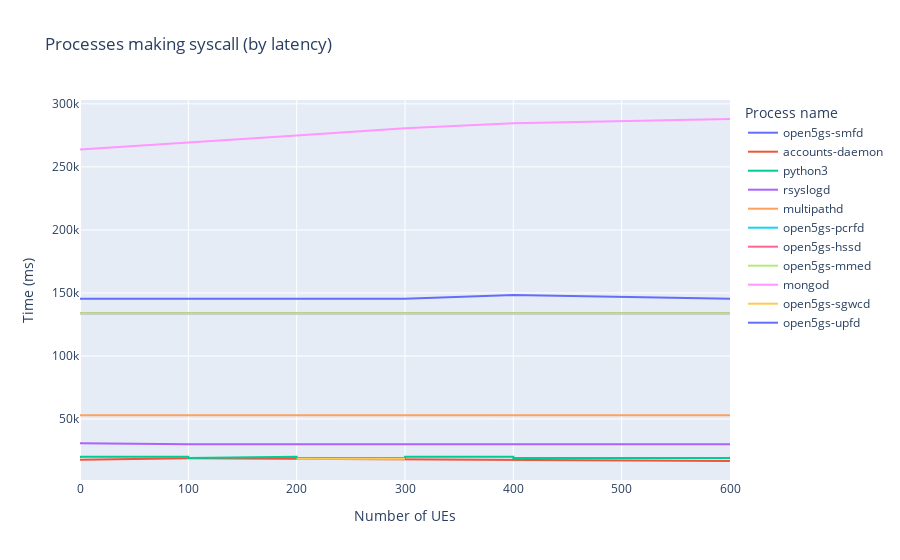
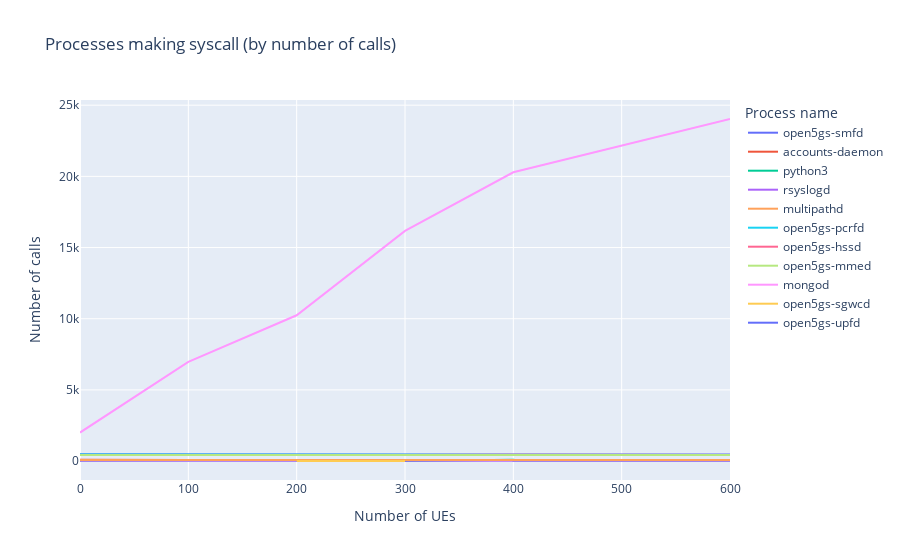

The notebook cell these images were saved under, in order:
### Code cell
sysprocess_df = spark.read.option("basePath", basePath).json(
f"{basePath}/ues=*/tool=sysprocess")
sysprocess_fig = px.line(sysprocess_df.toPandas().sort_values('ues'),
                x="ues", y="time (ms)", color="comm",
                hover_data=["count", "time (ms)"],
                labels={
                     "ues": "Number of UEs",
                     "time (ms)": "Time (ms)",
                     "syscall": "System calls",
                     "count": "Number of calls",
                     "comm": "Process name"
                },
                title=f'Processes making syscall (by latency)')
# sysprocess_fig.update_traces(textinfo='value')
sysprocess_fig.show()
sysprocess_fig.write_image(f"images/sysprocess_fig_m2.medium.jpeg")
with open(html_output_file, 'a') as f:
    f.write(f'<h2 id="syscall-processes"> Processes are making syscalls with latency information </h2>')
    f.write('<p>  </p>') 
    f.write(sysprocess_fig.to_html(full_html=False, include_plotlyjs='cdn'))
sysprocess_count_fig = px.line(sysprocess_df.toPandas().sort_values('ues'),
                x="ues", y="count", color="comm",
                hover_data=["count", "time (ms)"],
                labels={
                     "ues": "Number of UEs",
                     "time (ms)": "Time (ms)",
                     "syscall": "System calls",
                     "count": "Number of calls",
                     "comm": "Process name"
                },
                title=f'Processes making syscall (by number of calls)')
# sysprocess_count_fig.update_traces(textinfo='value')
sysprocess_count_fig.show()
sysprocess_count_fig.write_image(f"images/sysprocess_count_fig_m2.medium.jpeg")
with open(html_output_file, 'a') as f:
    f.write(f'<h2 id="syscall-count-processes"> Processes are making syscalls by number of calls</h2>')
    f.write('<p>  </p>') 
    f.write(sysprocess_count_fig.to_html(full_html=False, include_plotlyjs='cdn'))

### Figure 1 — Plotly figure (JSON) as saved in the notebook; plotly's stock layout.template omitted (floating-point values rounded to 4 significant figures)
{"data": [{"customdata": [[478], [463], [462], [463], [472], [463]], "hovertemplate": "Process name=open5gs-smfd<br>Number of UEs=%{x}<br>Time (ms)=%{y}<br>Number of calls=%{customdata[0]}<extra></extra>", "legendgroup": "open5gs-smfd", "line": {"color": "#636efa", "dash": "solid"}, "marker": {"symbol": "circle"}, "mode": "lines", "name": "open5gs-smfd", "orientation": "v", "showlegend": true, "type": "scatter", "x": [0, 100, 200, 300, 400, 600], "xaxis": "x", "y": [145400.0, 145400.0, 145400.0, 145400.0, 148400.0, 145500.0], "yaxis": "y"}, {"customdata": [[94], [80], [80]], "hovertemplate": "Process name=accounts-daemon<br>Number of UEs=%{x}<br>Time (ms)=%{y}<br>Number of calls=%{customdata[0]}<extra></extra>", "legendgroup": "accounts-daemon", "line": {"color": "#EF553B", "dash": "solid"}, "marker": {"symbol": "circle"}, "mode": "lines", "name": "accounts-daemon", "orientation": "v", "showlegend": true, "type": "scatter", "x": [0, 100, 600], "xaxis": "x", "y": [17800.0, 18950.0, 16730.0], "yaxis": "y"}, {"customdata": [[39], [38], [60], [39], [72], [39], [39], [8], [90], [39], [39], [52]], "hovertemplate": "Process name=python3<br>Number of UEs=%{x}<br>Time (ms)=%{y}<br>Number of calls=%{customdata[0]}<extra></extra>", "legendgroup": "python3", "line": {"color": "#00cc96", "dash": "solid"}, "marker": {"symbol": "circle"}, "mode": "lines", "name": "python3", "orientation": "v", "showlegend": true, "type": "scatter", "x": [0, 0, 100, 100, 200, 200, 300, 300, 400, 400, 600, 600], "xaxis": "x", "y": [19020.0, 20000.0, 20010.0, 19020.0, 20000.0, 19010.0, 19020.0, 20020.0, 20010.0, 19020.0, 19020.0, 20020.0], "yaxis": "y"}, {"customdata": [[34], [22], [22], [22], [22], [22]], "hovertemplate": "Process name=rsyslogd<br>Number of UEs=%{x}<br>Time (ms)=%{y}<br>Number of calls=%{customdata[0]}<extra></extra>", "legendgroup": "rsyslogd", "line": {"color": "#ab63fa", "dash": "solid"}, "marker": {"symbol": "circle"}, "mode": "lines", "name": "rsyslogd", "orientation": "v", "showlegend": true, "type": "scatter", "x": [0, 100, 200, 300, 400, 600], "xaxis": "x", "y": [30840.0, 30030.0, 30020.0, 30030.0, 30030.0, 30020.0], "yaxis": "y"}, {"customdata": [[81], [81], [81], [81], [81], [81]], "hovertemplate": "Process name=multipathd<br>Number of UEs=%{x}<br>Time (ms)=%{y}<br>Number of calls=%{customdata[0]}<extra></extra>", "legendgroup": "multipathd", "line": {"color": "#FFA15A", "dash": "solid"}, "marker": {"symbol": "circle"}, "mode": "lines", "name": "multipathd", "orientation": "v", "showlegend": true, "type": "scatter", "x": [0, 100, 200, 300, 400, 600], "xaxis": "x", "y": [53000.0, 53000.0, 53000.0, 53000.0, 53000.0, 53000.0], "yaxis": "y"}, {"customdata": [[466], [463], [443], [438], [426], [425]], "hovertemplate": "Process name=open5gs-pcrfd<br>Number of UEs=%{x}<br>Time (ms)=%{y}<br>Number of calls=%{customdata[0]}<extra></extra>", "legendgroup": "open5gs-pcrfd", "line": {"color": "#19d3f3", "dash": "solid"}, "marker": {"symbol": "circle"}, "mode": "lines", "name": "open5gs-pcrfd", "orientation": "v", "showlegend": true, "type": "scatter", "x": [0, 100, 200, 300, 400, 600], "xaxis": "x", "y": [133900.0, 133900.0, 133900.0, 133900.0, 133900.0, 133900.0], "yaxis": "y"}, {"customdata": [[437], [426], [425], [425], [450], [425]], "hovertemplate": "Process name=open5gs-hssd<br>Number of UEs=%{x}<br>Time (ms)=%{y}<br>Number of calls=%{customdata[0]}<extra></extra>", "legendgroup": "open5gs-hssd", "line": {"color": "#FF6692", "dash": "solid"}, "marker": {"symbol": "circle"}, "mode": "lines", "name": "open5gs-hssd", "orientation": "v", "showlegend": true, "type": "scatter", "x": [0, 100, 200, 300, 400, 600], "xaxis": "x", "y": [133900.0, 134000.0, 133900.0, 133900.0, 133900.0, 133900.0], "yaxis": "y"}, {"customdata": [[425], [426], [428], [439], [425], [425]], "hovertemplate": "Process name=open5gs-mmed<br>Number of UEs=%{x}<br>Time (ms)=%{y}<br>Number of calls=%{customdata[0]}<extra></extra>", "legendgroup": "open5gs-mmed", "line": {"color": "#B6E880", "dash": "solid"}, "marker": {"symbol": "circle"}, "mode": "lines", "name": "open5gs-mmed", "orientation": "v", "showlegend": true, "type": "scatter", "x": [0, 100, 200, 300, 400, 600], "xaxis": "x", "y": [133900.0, 134000.0, 133900.0, 133900.0, 133900.0, 134000.0], "yaxis": "y"}, {"customdata": [[2007], [6971], [10242], [16165], [20288], [24029]], "hovertemplate": "Process name=mongod<br>Number of UEs=%{x}<br>Time (ms)=%{y}<br>Number of calls=%{customdata[0]}<extra></extra>", "legendgroup": "mongod", "line": {"color": "#FF97FF", "dash": "solid"}, "marker": {"symbol": "circle"}, "mode": "lines", "name": "mongod", "orientation": "v", "showlegend": true, "type": "scatter", "x": [0, 100, 200, 300, 400, 600], "xaxis": "x", "y": [263900.0, 269700.0, 275000.0, 280600.0, 284600.0, 288000.0], "yaxis": "y"}, {"customdata": [[15], [14]], "hovertemplate": "Process name=open5gs-sgwcd<br>Number of UEs=%{x}<br>Time (ms)=%{y}<br>Number of calls=%{customdata[0]}<extra></extra>", "legendgroup": "open5gs-sgwcd", "line": {"color": "#FECB52", "dash": "solid"}, "marker": {"symbol": "circle"}, "mode": "lines", "name": "open5gs-sgwcd", "orientation": "v", "showlegend": true, "type": "scatter", "x": [200, 300], "xaxis": "x", "y": [18510.0, 18510.0], "yaxis": "y"}, {"customdata": [[15]], "hovertemplate": "Process name=open5gs-upfd<br>Number of UEs=%{x}<br>Time (ms)=%{y}<br>Number of calls=%{customdata[0]}<extra></extra>", "legendgroup": "open5gs-upfd", "line": {"color": "#636efa", "dash": "solid"}, "marker": {"symbol": "circle"}, "mode": "lines", "name": "open5gs-upfd", "orientation": "v", "showlegend": true, "type": "scatter", "x": [400], "xaxis": "x", "y": [17520.0], "yaxis": "y"}], "layout": {"legend": {"title": {"text": "Process name"}, "tracegroupgap": 0}, "title": {"text": "Processes making syscall (by latency)"}, "xaxis": {"anchor": "y", "domain": [0, 1], "title": {"text": "Number of UEs"}}, "yaxis": {"anchor": "x", "domain": [0, 1], "title": {"text": "Time (ms)"}}}}

### Figure 2 — Plotly figure (JSON) as saved in the notebook; plotly's stock layout.template omitted (floating-point values rounded to 4 significant figures)
{"data": [{"customdata": [[145400.0], [145400.0], [145400.0], [145400.0], [148400.0], [145500.0]], "hovertemplate": "Process name=open5gs-smfd<br>Number of UEs=%{x}<br>Number of calls=%{y}<br>Time (ms)=%{customdata[0]}<extra></extra>", "legendgroup": "open5gs-smfd", "line": {"color": "#636efa", "dash": "solid"}, "marker": {"symbol": "circle"}, "mode": "lines", "name": "open5gs-smfd", "orientation": "v", "showlegend": true, "type": "scatter", "x": [0, 100, 200, 300, 400, 600], "xaxis": "x", "y": [478, 463, 462, 463, 472, 463], "yaxis": "y"}, {"customdata": [[17800.0], [18950.0], [16730.0]], "hovertemplate": "Process name=accounts-daemon<br>Number of UEs=%{x}<br>Number of calls=%{y}<br>Time (ms)=%{customdata[0]}<extra></extra>", "legendgroup": "accounts-daemon", "line": {"color": "#EF553B", "dash": "solid"}, "marker": {"symbol": "circle"}, "mode": "lines", "name": "accounts-daemon", "orientation": "v", "showlegend": true, "type": "scatter", "x": [0, 100, 600], "xaxis": "x", "y": [94, 80, 80], "yaxis": "y"}, {"customdata": [[19020.0], [20000.0], [20010.0], [19020.0], [20000.0], [19010.0], [19020.0], [20020.0], [20010.0], [19020.0], [19020.0], [20020.0]], "hovertemplate": "Process name=python3<br>Number of UEs=%{x}<br>Number of calls=%{y}<br>Time (ms)=%{customdata[0]}<extra></extra>", "legendgroup": "python3", "line": {"color": "#00cc96", "dash": "solid"}, "marker": {"symbol": "circle"}, "mode": "lines", "name": "python3", "orientation": "v", "showlegend": true, "type": "scatter", "x": [0, 0, 100, 100, 200, 200, 300, 300, 400, 400, 600, 600], "xaxis": "x", "y": [39, 38, 60, 39, 72, 39, 39, 8, 90, 39, 39, 52], "yaxis": "y"}, {"customdata": [[30840.0], [30030.0], [30020.0], [30030.0], [30030.0], [30020.0]], "hovertemplate": "Process name=rsyslogd<br>Number of UEs=%{x}<br>Number of calls=%{y}<br>Time (ms)=%{customdata[0]}<extra></extra>", "legendgroup": "rsyslogd", "line": {"color": "#ab63fa", "dash": "solid"}, "marker": {"symbol": "circle"}, "mode": "lines", "name": "rsyslogd", "orientation": "v", "showlegend": true, "type": "scatter", "x": [0, 100, 200, 300, 400, 600], "xaxis": "x", "y": [34, 22, 22, 22, 22, 22], "yaxis": "y"}, {"customdata": [[53000.0], [53000.0], [53000.0], [53000.0], [53000.0], [53000.0]], "hovertemplate": "Process name=multipathd<br>Number of UEs=%{x}<br>Number of calls=%{y}<br>Time (ms)=%{customdata[0]}<extra></extra>", "legendgroup": "multipathd", "line": {"color": "#FFA15A", "dash": "solid"}, "marker": {"symbol": "circle"}, "mode": "lines", "name": "multipathd", "orientation": "v", "showlegend": true, "type": "scatter", "x": [0, 100, 200, 300, 400, 600], "xaxis": "x", "y": [81, 81, 81, 81, 81, 81], "yaxis": "y"}, {"customdata": [[133900.0], [133900.0], [133900.0], [133900.0], [133900.0], [133900.0]], "hovertemplate": "Process name=open5gs-pcrfd<br>Number of UEs=%{x}<br>Number of calls=%{y}<br>Time (ms)=%{customdata[0]}<extra></extra>", "legendgroup": "open5gs-pcrfd", "line": {"color": "#19d3f3", "dash": "solid"}, "marker": {"symbol": "circle"}, "mode": "lines", "name": "open5gs-pcrfd", "orientation": "v", "showlegend": true, "type": "scatter", "x": [0, 100, 200, 300, 400, 600], "xaxis": "x", "y": [466, 463, 443, 438, 426, 425], "yaxis": "y"}, {"customdata": [[133900.0], [134000.0], [133900.0], [133900.0], [133900.0], [133900.0]], "hovertemplate": "Process name=open5gs-hssd<br>Number of UEs=%{x}<br>Number of calls=%{y}<br>Time (ms)=%{customdata[0]}<extra></extra>", "legendgroup": "open5gs-hssd", "line": {"color": "#FF6692", "dash": "solid"}, "marker": {"symbol": "circle"}, "mode": "lines", "name": "open5gs-hssd", "orientation": "v", "showlegend": true, "type": "scatter", "x": [0, 100, 200, 300, 400, 600], "xaxis": "x", "y": [437, 426, 425, 425, 450, 425], "yaxis": "y"}, {"customdata": [[133900.0], [134000.0], [133900.0], [133900.0], [133900.0], [134000.0]], "hovertemplate": "Process name=open5gs-mmed<br>Number of UEs=%{x}<br>Number of calls=%{y}<br>Time (ms)=%{customdata[0]}<extra></extra>", "legendgroup": "open5gs-mmed", "line": {"color": "#B6E880", "dash": "solid"}, "marker": {"symbol": "circle"}, "mode": "lines", "name": "open5gs-mmed", "orientation": "v", "showlegend": true, "type": "scatter", "x": [0, 100, 200, 300, 400, 600], "xaxis": "x", "y": [425, 426, 428, 439, 425, 425], "yaxis": "y"}, {"customdata": [[263900.0], [269700.0], [275000.0], [280600.0], [284600.0], [288000.0]], "hovertemplate": "Process name=mongod<br>Number of UEs=%{x}<br>Number of calls=%{y}<br>Time (ms)=%{customdata[0]}<extra></extra>", "legendgroup": "mongod", "line": {"color": "#FF97FF", "dash": "solid"}, "marker": {"symbol": "circle"}, "mode": "lines", "name": "mongod", "orientation": "v", "showlegend": true, "type": "scatter", "x": [0, 100, 200, 300, 400, 600], "xaxis": "x", "y": [2007, 6971, 10242, 16165, 20288, 24029], "yaxis": "y"}, {"customdata": [[18510.0], [18510.0]], "hovertemplate": "Process name=open5gs-sgwcd<br>Number of UEs=%{x}<br>Number of calls=%{y}<br>Time (ms)=%{customdata[0]}<extra></extra>", "legendgroup": "open5gs-sgwcd", "line": {"color": "#FECB52", "dash": "solid"}, "marker": {"symbol": "circle"}, "mode": "lines", "name": "open5gs-sgwcd", "orientation": "v", "showlegend": true, "type": "scatter", "x": [200, 300], "xaxis": "x", "y": [15, 14], "yaxis": "y"}, {"customdata": [[17520.0]], "hovertemplate": "Process name=open5gs-upfd<br>Number of UEs=%{x}<br>Number of calls=%{y}<br>Time (ms)=%{customdata[0]}<extra></extra>", "legendgroup": "open5gs-upfd", "line": {"color": "#636efa", "dash": "solid"}, "marker": {"symbol": "circle"}, "mode": "lines", "name": "open5gs-upfd", "orientation": "v", "showlegend": true, "type": "scatter", "x": [400], "xaxis": "x", "y": [15], "yaxis": "y"}], "layout": {"legend": {"title": {"text": "Process name"}, "tracegroupgap": 0}, "title": {"text": "Processes making syscall (by number of calls)"}, "xaxis": {"anchor": "y", "domain": [0, 1], "title": {"text": "Number of UEs"}}, "yaxis": {"anchor": "x", "domain": [0, 1], "title": {"text": "Number of calls"}}}}
